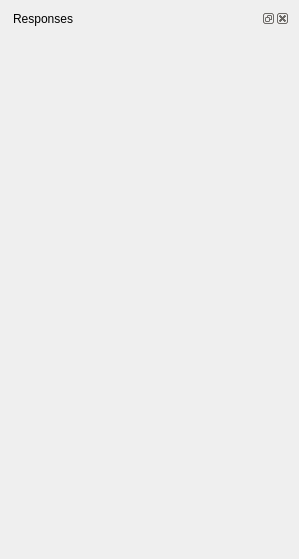
<?xml version="1.0" encoding="UTF-8"?>
<ui version="4.0">
 <class>DRSEditorWindow</class>
 <widget class="QWidget" name="DRSEditorWindow">
  <property name="geometry">
   <rect>
    <x>0</x>
    <y>0</y>
    <width>299</width>
    <height>559</height>
   </rect>
  </property>
  <property name="sizePolicy">
   <sizepolicy hsizetype="Expanding" vsizetype="Preferred">
    <horstretch>0</horstretch>
    <verstretch>0</verstretch>
   </sizepolicy>
  </property>
  <property name="windowTitle">
   <string notr="true">Dynamic Response System</string>
  </property>
  <layout class="QVBoxLayout" name="verticalLayout_22">
   <property name="leftMargin">
    <number>9</number>
   </property>
   <property name="topMargin">
    <number>9</number>
   </property>
   <property name="rightMargin">
    <number>9</number>
   </property>
   <property name="bottomMargin">
    <number>9</number>
   </property>
   <item>
    <layout class="QVBoxLayout" name="verticalLayout">
     <item>
      <widget class="QDockWidget" name="m_pDockWidgetResponses">
       <property name="sizePolicy">
        <sizepolicy hsizetype="Preferred" vsizetype="Preferred">
         <horstretch>0</horstretch>
         <verstretch>0</verstretch>
        </sizepolicy>
       </property>
       <property name="floating">
        <bool>false</bool>
       </property>
       <property name="windowTitle">
        <string>Responses</string>
       </property>
       <widget class="QWidget" name="m_pDockWidgetWidget1">
        <layout class="QVBoxLayout" name="verticalLayout_5">
         <item>
          <layout class="QVBoxLayout" name="verticalLayout_4">
           <item>
            <widget class="QPropertyTree" name="m_pResponsesPropertyTree" native="true"/>
           </item>
          </layout>
         </item>
        </layout>
       </widget>
      </widget>
     </item>
    </layout>
   </item>
  </layout>
 </widget>
 <customwidgets>
  <customwidget>
   <class>QPropertyTree</class>
   <extends>QWidget</extends>
   <header>QPropertyTree/QPropertyTree.h</header>
   <container>1</container>
  </customwidget>
 </customwidgets>
 <resources/>
 <connections/>
</ui>
